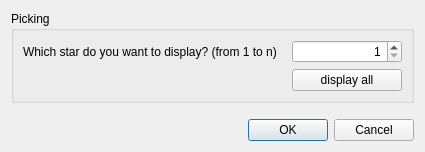
<?xml version="1.0" encoding="UTF-8"?>
<ui version="4.0">
 <class>Choose_star_dialog</class>
 <widget class="QDialog" name="Choose_star_dialog">
  <property name="enabled">
   <bool>true</bool>
  </property>
  <property name="geometry">
   <rect>
    <x>0</x>
    <y>0</y>
    <width>425</width>
    <height>149</height>
   </rect>
  </property>
  <property name="windowTitle">
   <string>Meshing criteria</string>
  </property>
  <layout class="QVBoxLayout" name="verticalLayout">
   <item>
    <widget class="QGroupBox" name="groupBox_2">
     <property name="title">
      <string>Picking</string>
     </property>
     <layout class="QGridLayout" name="gridLayout_3" columnstretch="2,0">
      <item row="1" column="0">
       <widget class="QLabel" name="objectQuestion">
        <property name="text">
         <string>Which star do you want to display? (from 1 to n)</string>
        </property>
       </widget>
      </item>
      <item row="1" column="1">
       <widget class="QDoubleSpinBox" name="starId">
        <property name="minimumSize">
         <size>
          <width>110</width>
          <height>0</height>
         </size>
        </property>
        <property name="maximumSize">
         <size>
          <width>40</width>
          <height>16777215</height>
         </size>
        </property>
        <property name="baseSize">
         <size>
          <width>40</width>
          <height>0</height>
         </size>
        </property>
        <property name="alignment">
         <set>Qt::AlignRight|Qt::AlignTrailing|Qt::AlignVCenter</set>
        </property>
        <property name="decimals">
         <number>0</number>
        </property>
        <property name="minimum">
         <double>1.000000000000000</double>
        </property>
        <property name="maximum">
         <double>1000.000000000000000</double>
        </property>
        <property name="value">
         <double>1.000000000000000</double>
        </property>
       </widget>
      </item>
      <item row="2" column="0">
       <spacer name="verticalSpacer">
        <property name="orientation">
         <enum>Qt::Vertical</enum>
        </property>
        <property name="sizeHint" stdset="0">
         <size>
          <width>20</width>
          <height>40</height>
         </size>
        </property>
       </spacer>
      </item>
      <item row="2" column="1">
       <widget class="QPushButton" name="displayAll">
        <property name="text">
         <string>display all</string>
        </property>
       </widget>
      </item>
     </layout>
    </widget>
   </item>
   <item>
    <spacer name="verticalSpacer_3">
     <property name="orientation">
      <enum>Qt::Vertical</enum>
     </property>
     <property name="sizeType">
      <enum>QSizePolicy::Fixed</enum>
     </property>
     <property name="sizeHint" stdset="0">
      <size>
       <width>20</width>
       <height>10</height>
      </size>
     </property>
    </spacer>
   </item>
   <item>
    <widget class="QDialogButtonBox" name="buttonBox">
     <property name="orientation">
      <enum>Qt::Horizontal</enum>
     </property>
     <property name="standardButtons">
      <set>QDialogButtonBox::Cancel|QDialogButtonBox::Ok</set>
     </property>
    </widget>
   </item>
  </layout>
 </widget>
 <resources/>
 <connections>
  <connection>
   <sender>buttonBox</sender>
   <signal>accepted()</signal>
   <receiver>Choose_star_dialog</receiver>
   <slot>accept()</slot>
   <hints>
    <hint type="sourcelabel">
     <x>384</x>
     <y>191</y>
    </hint>
    <hint type="destinationlabel">
     <x>157</x>
     <y>195</y>
    </hint>
   </hints>
  </connection>
  <connection>
   <sender>buttonBox</sender>
   <signal>rejected()</signal>
   <receiver>Choose_star_dialog</receiver>
   <slot>reject()</slot>
   <hints>
    <hint type="sourcelabel">
     <x>384</x>
     <y>191</y>
    </hint>
    <hint type="destinationlabel">
     <x>286</x>
     <y>195</y>
    </hint>
   </hints>
  </connection>
 </connections>
</ui>
